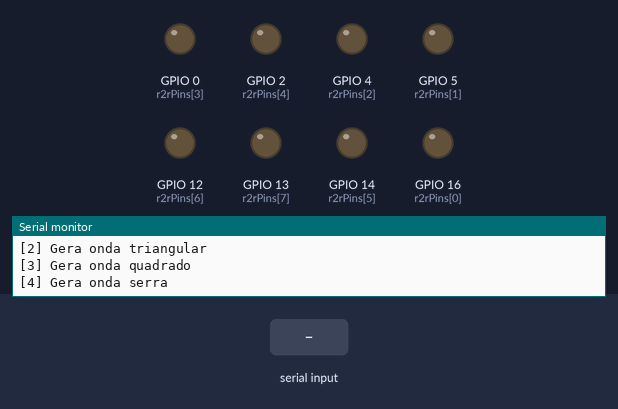
This sketch was run on a simulated ESP8266 (NodeMCU). Parts: output pins drawn as LEDs (lit = HIGH), the last lines printed to the serial monitor. Dashed ring = blinking. Inputs (shaded band) come from the test bench.

Above: at 1.2 s.
1.3 s: "1" received over Serial
At 1.71 s:
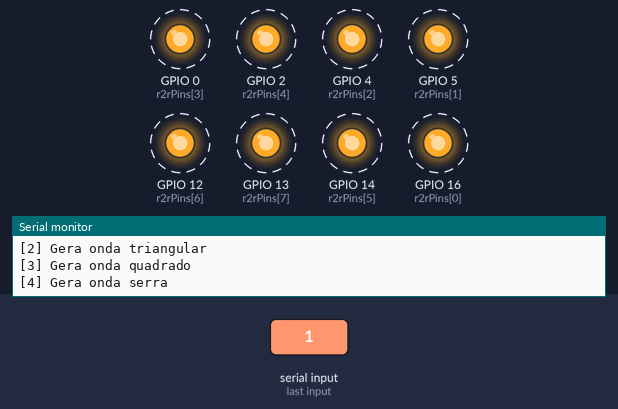
4.3 s: "2" received over Serial
At 5.82 s:
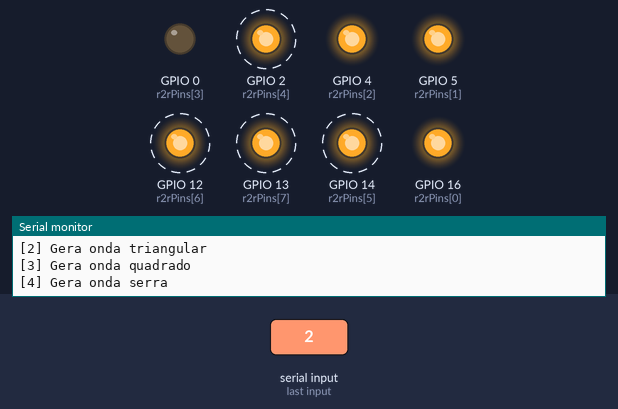
Timing chart, 0 to 13.3 s (numbered marks = the images above; inputs shaded):
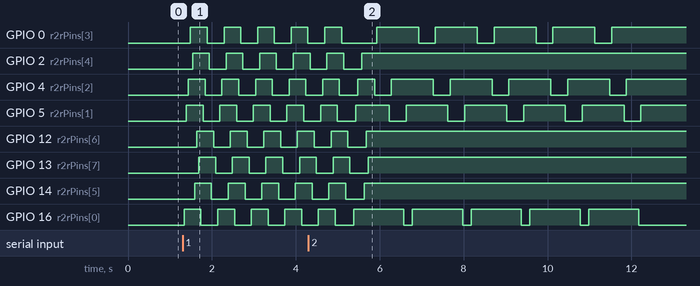

Measured:
- after the input at 1.3 s, GPIO 0 (r2rPins[3]): alternates HIGH for 0.40 s and LOW for 0.40 s, starting after 0.19 s; GPIO 2 (r2rPins[4]): alternates HIGH for 0.40 s and LOW for 0.40 s, starting after 0.24 s

The sketch:

Wave-Generator.ino
```cpp
#include <ESP8266WiFi.h>

const int r2rPins[] = {16, 5, 4, 0, 2, 14, 12, 13};

int senoidWave[] = {255, 255, 255, 255, 255, 255, 255, 255, 0, 0, 0, 0, 0, 0, 0, 0}; // Onda senoidal
int quadradoWave[] = {0, 32, 64, 96, 128, 160, 192, 224, 255, 224, 192, 160, 128, 96, 64, 32, 0}; // Onda quadrada
int triangularWave[] = {255, 100, 30, 0, 30, 100, 255, 255, 100, 30, 0, 30, 100, 255, 255, 100, 30, 0, 30, 100, 255, 255, 100, 30, 0, 30, 100, 255}; // Onda triangular (exemplo)

void setup() {
  for (int i = 0; i < 8; i++) {
    pinMode(r2rPins[i], OUTPUT);
  }

  Serial.begin(9600);
  while (!Serial) {
    ;
  }
}

void loop() {
  Serial.println("MENU");
  Serial.println("[1] Gera onda senoide");
  Serial.println("[2] Gera onda triangular");
  Serial.println("[3] Gera onda quadrado");
  Serial.println("[4] Gera onda serra");

  while (!Serial.available()) {
    delay(100);
  }

  char choice = Serial.read();

  switch (choice) {
    case '1':
      generateWave(senoidWave, sizeof(senoidWave) / sizeof(senoidWave[0]), true);
      break;
    case '2':
      generateWave(triangularWave, sizeof(triangularWave) / sizeof(triangularWave[0]), false);
      break;
    case '3':
      generateWave(quadradoWave, sizeof(quadradoWave) / sizeof(quadradoWave[0]), false);
      break;
  }
}

void generateWave(int waveform[], int length, bool isSenoidWave) {
  const int numCycles = 5;

  for (int cycle = 0; cycle < numCycles; cycle++) {
    for (int i = 0; i < length; i++) {
      if (isSenoidWave) {
        digitalWrite(r2rPins[i % 8], waveform[i] > 0 ? HIGH : LOW);
      } else {
        digitalWrite(r2rPins[i % 8], waveform[i]);
      }
      delay(50);
    }
  }
}
```
